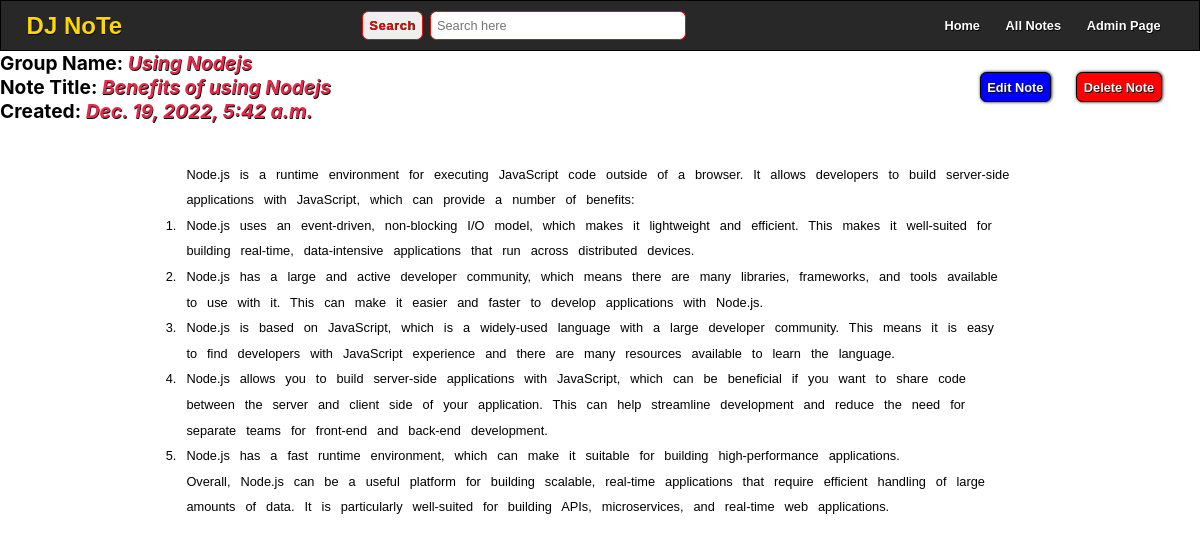
Page /group-20/note-23/ on the committed database.
### home/models.py (models this page shows)
class Note(models.Model):
    group = models.ForeignKey(Group, on_delete=models.CASCADE)
    title = models.CharField(max_length=300)
    desc = models.TextField()
    time = models.DateTimeField(default=now)

class Group(models.Model):
    name = models.CharField(max_length=100)
    time = models.DateTimeField(default=now)

### home/views.py (the view)
# urls.py: path('group-<int:group>/note-<int:note>/', views.note,
def note(req, group, note):
    groupOFnote = Group.objects.get(pk = group)
    noteOFgroup = Note.objects.filter(group__id = group, pk = note)
    return render(req, 'note.html', {'group':groupOFnote, 'note':noteOFgroup})

### templates/note.html (shortened to what this page needs)
{% extends 'main.html' %}
{% load static %}
{% block link %}
    <link rel="stylesheet" href="{% static 'Style/notePage.css' %}">
{% endblock link %}
{% block body %}
    {% for i in note %}
        <div class="mainDiv">
            <div class="info">
                <h1 class='noteHead'>Group Name: <span>{{group.name}}</ span></h1>
                <h1 class='noteHead'>Note Title: <span>{{i.title}}</    span></h1>
                <h1 class='noteHead'>Created: <span>{{i.time}}</span></ h1>
            </div>
            <div class="options">
                <a href="{% url 'updateNOTE' i.group.id i.id %}"    class='edit_note'>Edit Note</a>
                <a href="{% url 'deleteNote' i.group.id i.id %}"    class='delete_note'>Delete Note</a>
            </div>
        </div>
        <div class='desc'>
            <p>{{i.desc|safe}}</p>
        </div>
    {% endfor %}
{% endblock body %}

### static/Style/main.css (style rules this page uses)
:root { --root-color:rgb(224, 16, 9); }
* { margin: 0; padding: 0; box-sizing: border-box; }
html { font-size: 62.5%; }
body { position: relative; width: 100vw; height: 100vh; }
@media only screen and (max-width: 2000px) { html { font-size: 70%; } }
@media only screen and (max-width: 1800px) { html { font-size: 65%; } }
@media only screen and (max-width: 1600px) { html { font-size: 50%; } }
@media only screen and (max-width: 1200px) { html { font-size: 40%; } }

### static/Style/notePage.css (style rules this page uses)
.mainDiv { display: flex; flex-direction: row; justify-content: space-between; }
.mainDiv .options { position: relative; margin-right: 4rem; display: flex; flex-direction: row; align-items: center; }
.mainDiv .options a { font-size: 2rem; position: relative; border: 0.2rem solid black; padding: 1rem; border-radius: 1rem; text-decoration: none ; font-weight: bold; font-family: sans-serif; color: white; text-shadow: 0.1rem 0.1rem 0.05rem black; box-shadow: 0.1rem 0 0.5rem black; margin: 0 2rem; }
.mainDiv .options .edit_note { background-color: blue; }
.mainDiv .options .delete_note { background-color: red; }
.mainDiv .info .noteHead { font-size: 3rem; font-family: -apple-system, BlinkMacSystemFont, 'Segoe UI', Roboto, Oxygen, Ubuntu, Cantarell, 'Open Sans', 'Helvetica Neue', sans-serif; }
.mainDiv .info .noteHead span { font-style: italic; color: rgb(223, 45, 75); text-shadow: 0.1rem 0.1rem 0.1rem black; }
.desc { position: relative; wiDTH: 70%; font-size:2rem; left: 50%; transform: translateX(-50%); margin: 5rem 0; padding: 1rem; border-radius: 1rem; font-family: sans-serif; line-height: 4rem; word-spacing: 1rem; }

### rows in the picture
Note: title "Benefits of using Nodejs", time "Dec. 19, 2022, 5:42 a.m.", desc "Node.js is a runtime environment for executing JavaScript code outside of a browser. It allows developers to build server-side applications with JavaScript, which can provide a number of benefits: Node.js uses an event-driven, non-blocking I/O model, which makes it lightweight and efficient. This makes it well-suited for building real-time, data-intensive applications that run across distributed devices. Node.js has a large and active developer community, which means there are many libraries, frameworks, and tools available to use with it. This can make it easier and faster to develop applications with Node.js. Node.js is based on JavaScript, which is a widely-used language with a large…"
Group: name "Using Nodejs"
